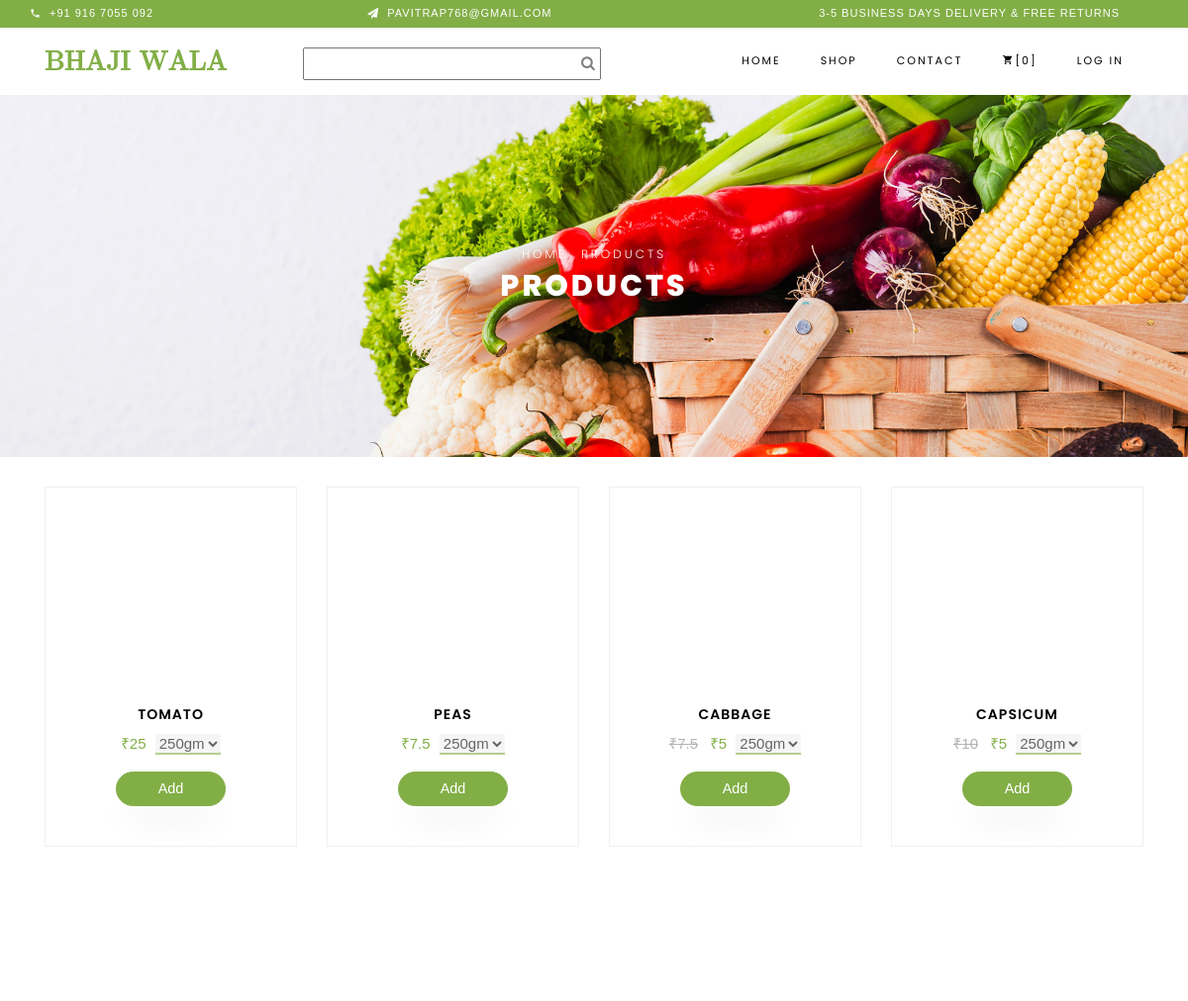
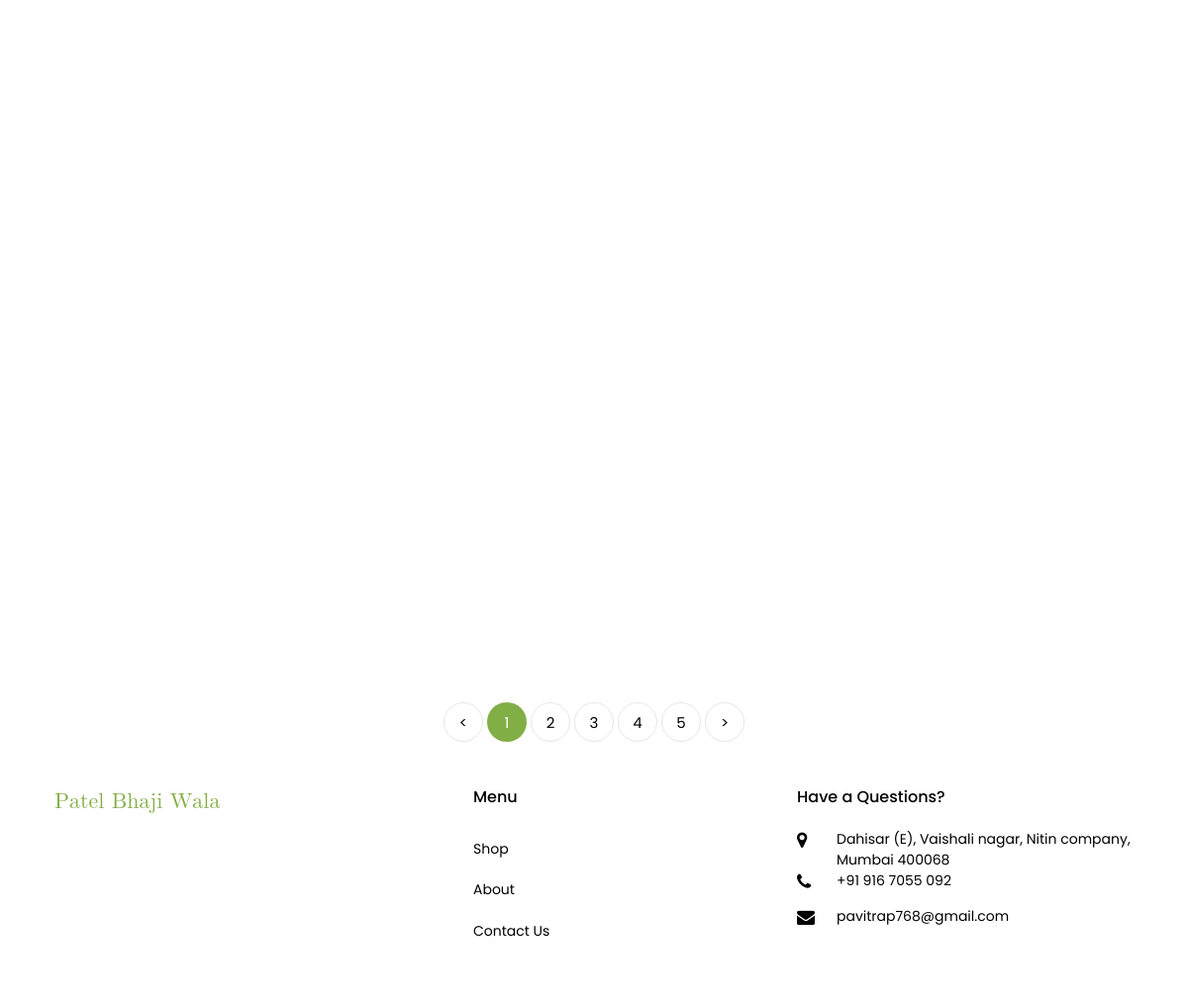
The app's page /index.php/cms/shop with its own data (2 pictures, top to bottom).
### tables this page shows
CREATE TABLE `add_product` (
  `id` int(11) NOT NULL,
  `title` text NOT NULL,
  `price` int(11) NOT NULL,
  `discount_price` int(11) NOT NULL,
  `weight` text NOT NULL,
  `quantity` int(11) NOT NULL,
  `image` text NOT NULL,
  `description` text NOT NULL,
  `slug_url` text NOT NULL,
  `insert_time` timestamp NOT NULL DEFAULT CURRENT_TIMESTAMP ON UPDATE CURRENT_TIMESTAMP
);

### application/controllers/Cms.php (called while the page is built, shortened)
<?php
class Cms extends CI_Controller {
 public function __construct(){
		$this->load->helper('url');
		$this->load->library('session');
        $this->load->helper('url');
        $this->load->helper('cookie');
		$this->load->helper('form');
		$this->load->library('form_validation');
		$this->load->model('fetch_modal');
	}
	public function shop()
	{
		 $data['data'] =$this->fetch_modal->select_product();
		 $this->load->view('shop', $data);
	}
}

### index.php (called while the page is built, shortened)
<?php
require_once BASEPATH.'core/CodeIgniter.php';

### application/models/Fetch_modal.php (called while the page is built, shortened)
<?php
class Fetch_modal extends CI_Model {
	public function select_product()
	{
			$this->db->select('id,title,price,discount_price,image,slug_url');
			$query = $this->db->get('add_product');
			return $query->result_array();
	}
}
?>

### application/views/shop.php (the view, shortened to what this page needs)
<?php include('header.php'); ?>
<div class="hero-wrap hero-bread" style="background-image: url('images/bg_1.jpg');">
	<div class="container">
		<div class="row no-gutters slider-text align-items-center justify-content-center">
			<div class="col-md-9 ftco-animate text-center">
				<p class="breadcrumbs"><span class="mr-2"><a href="index.html">Home</a></span> <span>Products</span></p>
				<h1 class="mb-0 bread">Products</h1>
			</div>
		</div>
	</div>
</div>
<section class="ftco-section">
	<div class="container">
		<div class="row" style="padding-top:30px;">
			<?php $i= 1; foreach($data as $row){ ?>
			<div class="col-xs-6 col-sm-4 col-md-6 col-lg-3 ftco-animate">
				<div class="product">
					<a href="product/<?php echo $row['slug_url']; ?>">
						<div class="img-prod"><img class="img-fluid"
						</div>
					</a>
					<div class="text py-3 pb-4 px-3 text-center">
						<a href="product/<?php echo $row['slug_url']; ?>">
							<h3><?php echo $row['title']; ?></h3>
						</a>
						<div class="d-flex">
							<div class="pricing">
								<p class="price">
									<?php if($row['discount_price'] != 0){ ?>
									<span class="mr-2 price-dc">&#8377;<span
											id="desc<?php echo $i; ?>"><?php echo $row['price']/4; ?></span></span>
									<span class="price-sale">&#8377;<span
											id="price<?php echo $i; ?>"><?php echo $row['discount_price']/4; ?></span></span>
									<?php } else { ?>
									<span class="price-sale">&#8377;<span
											id="price<?php echo $i; ?>"><?php echo $row['price']/4; ?></span></span>
									<?php } ?> <span class="select-wrap">
										<select name="weight" id="weight<?php echo $i; ?>" class="selectbox"
											onchange="selectWeight(<?php echo $i; ?>, <?php echo $row['id']; ?>)">
											<option value="4">250gm</option>
										</select>
									</span>
								 <?php if(@$_SESSION['logid']){ ?>
									<div class="addCart"><button
											onclick="addmin(<?php echo $i; ?>, <?php echo $row['id']; ?>)"
											class="btn btn-primary">Add</button></div>
									<?php }else{ ?>
									<div class="addCart"><button data-toggle="modal" data-target="#myModal"
											class="btn btn-primary">Add</button></div>
									<?php } ?>
								</p>
							</div>
						</div>
					</div>
				</div>
			</div>
			<?php $i++; } ?>
		</div>
		<div class="row mt-5">
			<div class="col text-center">
				<div class="block-27">
					<ul>
						<li><a href="#">&lt;</a></li>
						<li class="active"><span>1</span></li>
						<li><a href="#">2</a></li>
						<li><a href="#">3</a></li>
						<li><a href="#">4</a></li>
						<li><a href="#">5</a></li>
						<li><a href="#">&gt;</a></li>
					</ul>
				</div>
			</div>
		</div>
	</div>
</section>
<?php include('footer.php'); ?>

### application/views/header.php (shortened to what this page needs)
<html lang="en">
<head>
	<link rel="stylesheet" href="https://stackpath.bootstrapcdn.com/font-awesome/4.7.0/css/font-awesome.min.css">
	<link rel="stylesheet" href="<?php echo base_url(); ?>css/open-iconic-bootstrap.min.css">
	<link rel="stylesheet" href="<?php echo base_url(); ?>css/animate.css">
	<link rel="stylesheet" href="<?php echo base_url(); ?>css/owl.carousel.min.css">
	<link rel="stylesheet" href="<?php echo base_url(); ?>css/owl.theme.default.min.css">
	<link rel="stylesheet" href="<?php echo base_url(); ?>css/magnific-popup.css">
	<link rel="stylesheet" href="<?php echo base_url(); ?>css/aos.css">
	<link rel="stylesheet" href="<?php echo base_url(); ?>css/ionicons.min.css">
	<link rel="stylesheet" href="<?php echo base_url(); ?>css/bootstrap-datepicker.css">
	<link rel="stylesheet" href="<?php echo base_url(); ?>css/jquery.timepicker.css">
	<link rel="stylesheet" href="<?php echo base_url(); ?>css/flaticon.css">
	<link rel="stylesheet" href="<?php echo base_url(); ?>css/icomoon.css">
	<link rel="stylesheet" href="<?php echo base_url(); ?>css/style.css">
	<link rel="stylesheet" href="<?php echo base_url(); ?>css/css/globle.css">
	<link rel="stylesheet" href="<?php echo base_url(); ?>css/bootstrap1.min.css">
	<link rel="stylesheet" href="//code.jquery.com/ui/1.12.1/themes/smoothness/jquery-ui.css">
</head>
<body class="goto-here">
	<div class="py-1 bg-primary">
		<div class="container">
			<div class="row no-gutters d-flex align-items-start align-items-center px-md-0">
				<div class="col-lg-12 d-block">
					<div class="row d-flex">
						<div class="col-md pr-4 d-flex topper align-items-center">
							<div class="icon mr-2 d-flex justify-content-center align-items-center"><span
									class="icon-phone2"></span></div>
							<span class="text">+91 916 7055 092</span>
						</div>
						<div class="col-md pr-4 d-flex topper align-items-center">
							<div class="icon mr-2 d-flex justify-content-center align-items-center"><span
									class="icon-paper-plane"></span></div>
							<span class="text">pavitrap768@gmail.com</span>
						</div>
						<div class="col-md-5 pr-4 d-flex topper align-items-center text-lg-right">
							<span class="text">3-5 Business days delivery &amp; Free Returns</span>
						</div>
					</div>
				</div>
			</div>
		</div>
	</div>
	<nav class="navbar navbar-expand-lg navbar-dark ftco_navbar bg-dark ftco-navbar-light" id="ftco-navbar">
		<div class="container">
			<a class="navbar-brand" href="<?php echo base_url(); ?>"
				style="font-family: math; font-size:28px;">Bhaji Wala</a>
			<div class="collapse navbar-collapse" id="ftco-nav">
				<div class="searchtop desktop_view">
					<input id="autocomplete" class="inputmain">
					<label for="autocomplete" class="searchBox"><i class="fa fa-search"></i></label>
				</div>
				<ul class="navbar-nav ml-auto">
					<li class="nav-item active"><a href="<?php echo base_url(); ?>" class="nav-link">Home</a></li>
					<li class="nav-item"><a href="<?php echo base_url(); ?>shop" class="nav-link">Shop</a></li>
					<li class="nav-item"><a href="<?php echo base_url(); ?>contact" class="nav-link">Contact</a>
					</li>
					<?php if(@$_SESSION['logid']){ ?>
					<li class="nav-item cta cta-colored desktop_view1"><a href="<?php echo base_url(); ?>cart"
							class="nav-link"><span class="icon-shopping_cart"></span><span
								id="cartCount">[0]</span></a></li>
					<?php }else{ ?>
					<li class="nav-item cta cta-colored desktop_view1" style='cursor:pointer;' data-toggle="modal"
						data-target="#myModal"><a class="nav-link"><span class="icon-shopping_cart"></span><span
								id="cartCount">[0]</span></a></li>
					<?php } ?>
					<?php if(@$_SESSION['logid']){ ?>
					<li class="nav-item dropdown" style="cursor:pointer;">
						<a class="nav-link dropdown-toggle" id="dropdown04" data-toggle="dropdown"
							aria-haspopup="true" aria-expanded="false"><?php echo @$_SESSION['name']; ?></a>
						<div class="dropdown-menu" aria-labelledby="dropdown04">
							<a class="dropdown-item" href="shop.html">My Profile</a>
							<a class="dropdown-item" onclick="logout()">Log out</a>
						</div>
					</li>
					<?php  }else { ?>
					<li class="nav-item" style="cursor:pointer;" data-toggle="modal" data-target="#myModal"><a
							class="nav-link">Log in <?php echo @$_SESSION['logid']; ?> </a></li>
					<?php } ?>
				</ul>
			</div>
		</div>
	</nav>

### application/views/footer.php (shortened to what this page needs)
<footer class="ftco-footer ftco-section">
      <div class="container">
        <div class="row mb-5">
          <div class="col-xs-8 col-md">
            <div class="ftco-footer-widget mb-4">
              <h2 class="ftco-heading-2"><a href="<?php echo base_url(); ?>" style="font-family: math; font-size:22px;">Patel Bhaji Wala</a></h2>
              <ul class="ftco-footer-social list-unstyled float-md-left float-lft mt-5">
              </ul>
            </div>
          </div>
          <div class="col-xs-4 col-md" style="padding:0px;">
            <div class="ftco-footer-widget mb-4 ml-md-5">
              <h2 class="ftco-heading-2">Menu</h2>
              <ul class="list-unstyled">
                <li><a href="shop.php" class="py-2 d-block">Shop</a></li>
                <li><a href="about.php" class="py-2 d-block">About</a></li>
                <li><a href="contact.php" class="py-2 d-block">Contact Us</a></li>
              </ul>
            </div>
          </div>
          <div class="col-md">
            <div class="ftco-footer-widget mb-4">
            	<h2 class="ftco-heading-2">Have a Questions?</h2>
            	<div class="block-23 mb-3">
	              <ul>
	                <li><span class="icon icon-map-marker"></span><span class="text">Dahisar (E), Vaishali nagar, Nitin company, Mumbai 400068</span></li>
	                <li><a href="#"><span class="icon icon-phone"></span><span class="text">+91 916 7055 092</span></a></li>
	                <li><a href="#"><span class="icon icon-envelope"></span><span class="text">pavitrap768@gmail.com</span></a></li>
	              </ul>
	            </div>
            </div>
          </div>
        </div>
      </div>
    </footer>
  </body>
</html>

### css/icomoon.css (style rules this page uses)
[class^="icon-"], [class*=" icon-"] { font-family: 'icomoon' !important; speak: none; font-style: normal; font-weight: normal; font-variant: normal; text-transform: none; line-height: 1; -webkit-font-smoothing: antialiased; -moz-osx-font-smoothing: grayscale; }
.icon-map-marker:before { content: "\f041"; }
.icon-phone:before { content: "\f095"; }
.icon-envelope:before { content: "\f0e0"; }
.icon-paper-plane:before { content: "\f1d8"; }
.icon-phone2:before { content: "\e0cd"; }
.icon-shopping_cart:before { content: "\e8cc"; }

### css/css/globle.css (style rules this page uses)
.selectbox { opacity: 0.6; border: none; border-bottom: 2px solid #82ae46; outline: none !important; }
.price-sale, .mr-2.price-dc, .table tbody tr td.total, .table tbody tr td.price, .d-flex { font-family: sans-serif; }
.addCart { margin-top:15px; }
.btn.btn-primary { font-size: 0.9rem !important; width: 50%; }
.select-wrap { color: #202020; margin-left: 5px; }
@media (min-width:768px) { .desktop_view { display: block; } }
.product .text h3 { font-weight: 600; }
.searchtop { position: relative; margin: 0 auto; margin-top: 5px; }
.searchBox { position: absolute; top: 25%; right: 6px; line-height: 0; }

### application/views/header.php (style rules this page uses)
span.price-dc { text-decoration: line-through; color: #b3b3b3 !important; }

### records on screen
add_product: title "TOMATO", $row['price']/4 "25", weight "250gm"
add_product: title "PEAS", $row['price']/4 "7.5", weight "250gm"
add_product: title "CABBAGE", $row['price']/4 "7.5", $row['discount_price']/4 "5", weight "250gm"
add_product: title "CAPSICUM", $row['price']/4 "10", $row['discount_price']/4 "5", weight "250gm"
